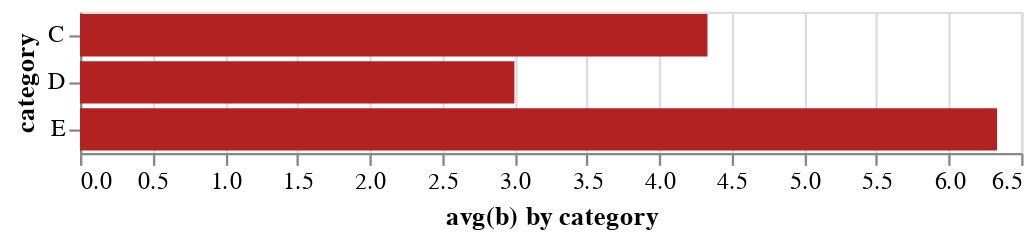

This figure's notebook cell:
### Code cell
# customizing the visualization
alt.Chart(data).mark_bar(color='firebrick').encode(
    alt.Y('a', title='category'),
    alt.X('average(b)', title='avg(b) by category')
)

### Figure 1 — Vega-Lite specification as saved in the notebook (floating-point values rounded to 4 significant figures)
{"config": {"view": {"continuousWidth": 400, "continuousHeight": 300}}, "data": {"name": "data-347f1284ea3247c0f55cb966abbdd2d8"}, "mark": {"type": "bar", "color": "firebrick"}, "encoding": {"x": {"aggregate": "average", "field": "b", "title": "avg(b) by category", "type": "quantitative"}, "y": {"field": "a", "title": "category", "type": "nominal"}}, "$schema": "https://vega.github.io/schema/vega-lite/v4.17.0.json", "datasets": {"data-347f1284ea3247c0f55cb966abbdd2d8": [{"a": "C", "b": 2}, {"a": "C", "b": 7}, {"a": "C", "b": 4}, {"a": "D", "b": 1}, {"a": "D", "b": 2}, {"a": "D", "b": 6}, {"a": "E", "b": 8}, {"a": "E", "b": 4}, {"a": "E", "b": 7}]}}
